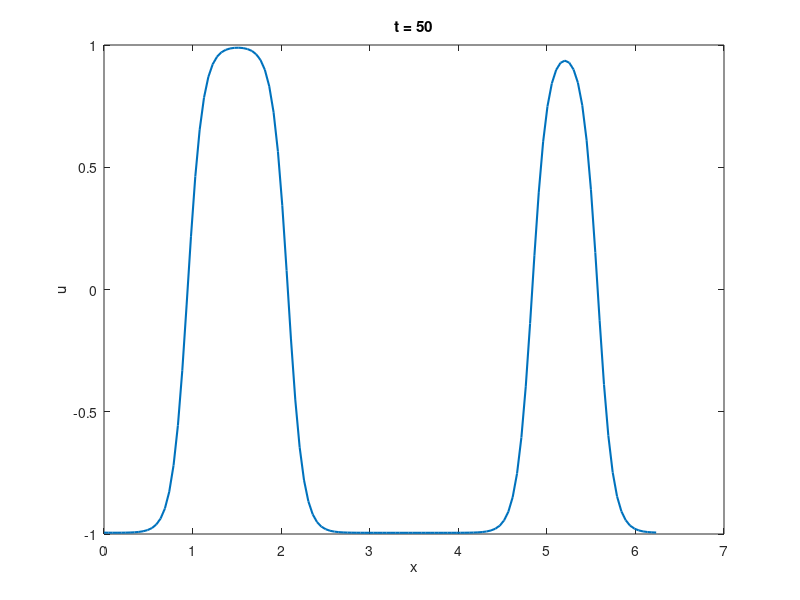
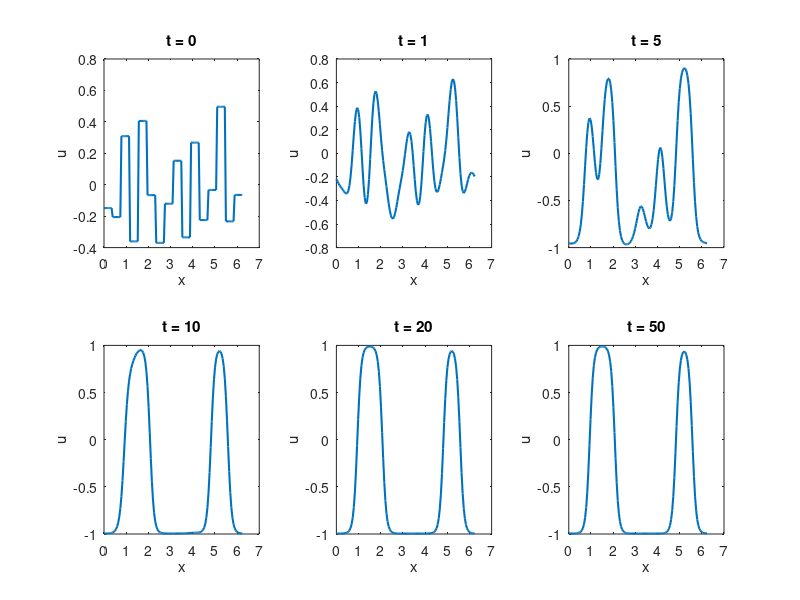

The MATLAB source for these figures, in order:
% ETDRK4方法解具有周期边值条件的Allen-Cahn方程
% 添加非线性项g(u)=λu^5

% 参数设置
gamma = 0.01;     % 扩散系数
epsilon = 0.1;     % 界面宽度参数
lambda = 0.01;    % 非线性项系数
N = 128;          % 空间离散点数
dt = 0.1;         % 时间步长
tmax = 50;        % 最大计算时间
nt = tmax/dt;     % 时间步数

% 空间离散
L = 2*pi;         % 计算区域长度
dx = L/N;         % 空间步长
x = (0:N-1)'*dx; % 空间网格点

% 波数
k = [0:N/2-1 0 -N/2+1:-1]'; % 波数向量

% 初始条件（随机分块）
u = zeros(N,1);
nb = 8;  % 分块数
for j = 0:N/nb-1
    u(j*nb+1:(j+1)*nb) = (rand(1)-0.5)*ones(nb,1);
end

% 存储结果用于绘图
plot_times = [0 1 5 10 20 50]; % 需要绘图的时间点
plot_indices = round(plot_times/dt) + 1;
plot_indices = plot_indices(plot_indices <= nt+1);
results = zeros(N, length(plot_indices));
result_index = 1;

if plot_indices(1) == 1
    results(:, result_index) = u;
    result_index = result_index + 1;
end

% 绘制初始条件
figure(1);
plot(x, u, 'LineWidth', 1.5);
title(['t = 0']);
xlabel('x');
ylabel('u');
drawnow;

% 线性算子
L = -gamma * k.^2;

% 计算ETDRK4所需的系数
E = exp(dt*L);
E2 = exp(dt*L/2);

% 使用contour积分计算ETDRK4系数
M = 32; % 积分点数
r = exp(1i*pi*((1:M)-0.5)/M); % 积分路径上的点

% 计算ETDRK4系数
Lr = dt*L(:) + r; % 扩展L到积分路径上的点
Q = dt*mean((exp(Lr/2)-1)./Lr, 2);
f1 = dt*mean((-4-Lr+exp(Lr).*(4-3*Lr+Lr.^2))./Lr.^3, 2);
f2 = dt*mean((2+Lr+exp(Lr).*(-2+Lr))./Lr.^3, 2);
f3 = dt*mean((-4-3*Lr-Lr.^2+exp(Lr).*(4-Lr))./Lr.^3, 2);

% 时间推进
for n = 1:nt
    % 计算非线性项 N(u) = -γ/ε² * (u³-u+λu⁵)
    Nuk = -gamma/epsilon^2 * fft((u.^3-u) + lambda*u.^5);
    
    % ETDRK4方法的四个阶段
    a = E2.*fft(u) + Q.*Nuk;
    
    % 计算第二阶段的非线性项
    Na = -gamma/epsilon^2 * fft((real(ifft(a)).^3-real(ifft(a))) + lambda*real(ifft(a)).^5);
    
    % 计算第三阶段
    b = E2.*fft(u) + Q.*Na;
    
    % 计算第三阶段的非线性项
    Nb = -gamma/epsilon^2 * fft((real(ifft(b)).^3-real(ifft(b))) + lambda*real(ifft(b)).^5);
    
    % 计算第四阶段
    c = E2.*a + Q.*(2*Nb-Nuk);
    
    % 计算第四阶段的非线性项
    Nc = -gamma/epsilon^2 * fft((real(ifft(c)).^3-real(ifft(c))) + lambda*real(ifft(c)).^5);
    
    % 最终更新
    fft_u = E.*fft(u) + f1.*Nuk + f2.*(Na+Nb) + f3.*Nc;
    u = real(ifft(fft_u));
    
    % 存储特定时间点的结果
    if ismember(n+1, plot_indices)
        results(:, result_index) = u;
        result_index = result_index + 1;
    end
    
    % 绘制特定时间点的结果
    if ismember(n, round(plot_times/dt))
        figure(1);
        plot(x, u, 'LineWidth', 1.5);
        title(['t = ', num2str(n*dt)]);
        xlabel('x');
        ylabel('u');
        drawnow;
    end
end

% 绘制最终结果
figure(2);
plot_count = length(plot_indices);
for i = 1:plot_count
    subplot(2, ceil(plot_count/2), i);
    plot(x, results(:,i), 'LineWidth', 1.5);
    title(['t = ', num2str(plot_times(i))]);
    xlabel('x');
    ylabel('u');
end

% 计算误差和收敛阶（如果需要）
function [error, order] = compute_error(dt_values)
    % 参数设置
    gamma = 0.01;
    epsilon = 0.1;
    lambda = 0.01;
    N = 128;
    tmax = 50;
    
    % 计算参考解（使用非常小的时间步长）
    dt_ref = 1/640;
    nt_ref = tmax/dt_ref;
    
    % 初始条件
    u_init = zeros(N,1);
    nb = 8;
    for j = 0:N/nb-1
        u_init(j*nb+1:(j+1)*nb) = (rand(1)-0.5)*ones(nb,1);
    end
    
    % 计算参考解
    u_ref = solve_allen_cahn_etdrk4(u_init, gamma, epsilon, lambda, N, dt_ref, nt_ref);
    
    % 计算不同时间步长的误差
    errors = zeros(size(dt_values));
    for i = 1:length(dt_values)
        dt = dt_values(i);
        nt = tmax/dt;
        u_approx = solve_allen_cahn_etdrk4(u_init, gamma, epsilon, lambda, N, dt, nt);
        errors(i) = max(abs(u_approx - u_ref));
    end
    
    % 计算收敛阶
    order = zeros(length(dt_values)-1, 1);
    for i = 1:length(dt_values)-1
        order(i) = log2(errors(i)/errors(i+1));
    end
    
    error = errors;
end

% 求解Allen-Cahn方程的函数（使用ETDRK4方法）
function u = solve_allen_cahn_etdrk4(u_init, gamma, epsilon, lambda, N, dt, nt)
    % 波数
    k = [0:N/2-1 0 -N/2+1:-1]';
    
    % 线性算子
    L = -gamma * k.^2;
    
    % 计算ETDRK4所需的系数
    E = exp(dt*L);
    E2 = exp(dt*L/2);
    
    % 使用contour积分计算ETDRK4系数
    M = 32; % 积分点数
    r = exp(1i*pi*((1:M)-0.5)/M); % 积分路径上的点
    
    % 计算ETDRK4系数
    Lr = dt*L(:) + r; % 扩展L到积分路径上的点
    Q = dt*mean((exp(Lr/2)-1)./Lr, 2);
    f1 = dt*mean((-4-Lr+exp(Lr).*(4-3*Lr+Lr.^2))./Lr.^3, 2);
    f2 = dt*mean((2+Lr+exp(Lr).*(-2+Lr))./Lr.^3, 2);
    f3 = dt*mean((-4-3*Lr-Lr.^2+exp(Lr).*(4-Lr))./Lr.^3, 2);
    
    % 初始条件
    u = u_init;
    
    % 时间推进
    for n = 1:nt
        % 计算非线性项 N(u) = -γ/ε² * (u³-u+λu⁵)
        Nuk = -gamma/epsilon^2 * fft((u.^3-u) + lambda*u.^5);
        
        % ETDRK4方法的四个阶段
        a = E2.*fft(u) + Q.*Nuk;
        
        % 计算第二阶段的非线性项
        Na = -gamma/epsilon^2 * fft((real(ifft(a)).^3-real(ifft(a))) + lambda*real(ifft(a)).^5);
        
        % 计算第三阶段
        b = E2.*fft(u) + Q.*Na;
        
        % 计算第三阶段的非线性项
        Nb = -gamma/epsilon^2 * fft((real(ifft(b)).^3-real(ifft(b))) + lambda*real(ifft(b)).^5);
        
        % 计算第四阶段
        c = E2.*a + Q.*(2*Nb-Nuk);
        
        % 计算第四阶段的非线性项
        Nc = -gamma/epsilon^2 * fft((real(ifft(c)).^3-real(ifft(c))) + lambda*real(ifft(c)).^5);
        
        % 最终更新
        fft_u = E.*fft(u) + f1.*Nuk + f2.*(Na+Nb) + f3.*Nc;
        u = real(ifft(fft_u));
    end
end